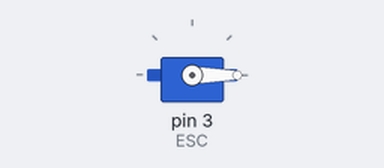
Bench run of a sketch on a simulated Arduino Uno, built with avr-gcc and run on an emulated ATmega328P. Parts: servo. What the sketch prints to the serial monitor is not drawn.

Above: at 0.1 s.
At 1.1 s:
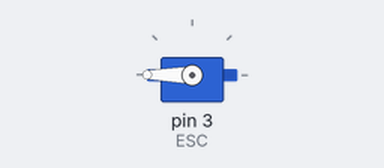
Timing chart, 0 to 3.5 s (numbered marks = the images above):
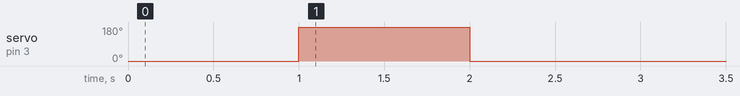

The sketch:

Receiver.ino
```cpp
#include  <Servo.h>
#include <NeoSWSerial.h>

NeoSWSerial HC12(5, 4); // HC-12 TX Pin, HC-12 RX Pin
Servo ESC;
void setup() {
  ESC.attach(3,1000,2000);
  Serial.begin(9600);             // Serial port to computer
  HC12.begin(9600);// Serial port to HC12
  ESC.write(0);
  delay(1000);
  ESC.write(2000);
  delay(1000);
  ESC.write(0);
  delay(1000);
  //ESC.write(2000);
  //delay(1000);
  //ESC.write(0);
}
int movement[6];
int pos=0;
String number = "";
void loop() {


  ///////////////////

  String in = "";
  while (HC12.available()) {        // If HC-12 has data

    char input = HC12.read();// Send the data to Serial monitor
    //Serial.print(input);
    if(input == 'Q'){
      movement[pos] = number.toInt();
      number = "";
      pos=0;
      //Serial.print("Q");
    }else if(input == 'W'){
      movement[pos] = number.toInt();
      number = "";
      pos=1;
      //Serial.print("W");
    }else if(input == 'E'){
      movement[pos] = number.toInt();
      number = "";
      pos=2;
      //Serial.print("E");
    }else if(input == 'R'){
      movement[pos] = number.toInt();
      number = "";
      pos=3;
      //Serial.print("R");
    }else if(input == 'D'){
      movement[pos] = number.toInt();
      number = "";
      pos=4;
    }else if(input == 'F'){
      movement[pos] = number.toInt();
      number = "";
      pos=5;
    }else if(isDigit(input)){
      if(number.length()<4);
      number += input;
    }


  }

//    if(in.length() >0) Serial.println(in);
//    int pos =0;


    //ESC.write((10-movement[1])/10.0*2000);
   //throttle

    Serial.print(movement[0]);
    Serial.print(" ");
    Serial.print(movement[1]);
    Serial.print(" ");
    Serial.print(movement[2]);
    Serial.print(" ");
    Serial.print(movement[3]);
    Serial.print(" ");
    Serial.print(movement[4]);
    Serial.print(" ");
    Serial.println(movement[5]);


    //Serial.println((10-movement[1]));
    //Serial.println((10 -movement[1])/10.0*2000);

}
```
